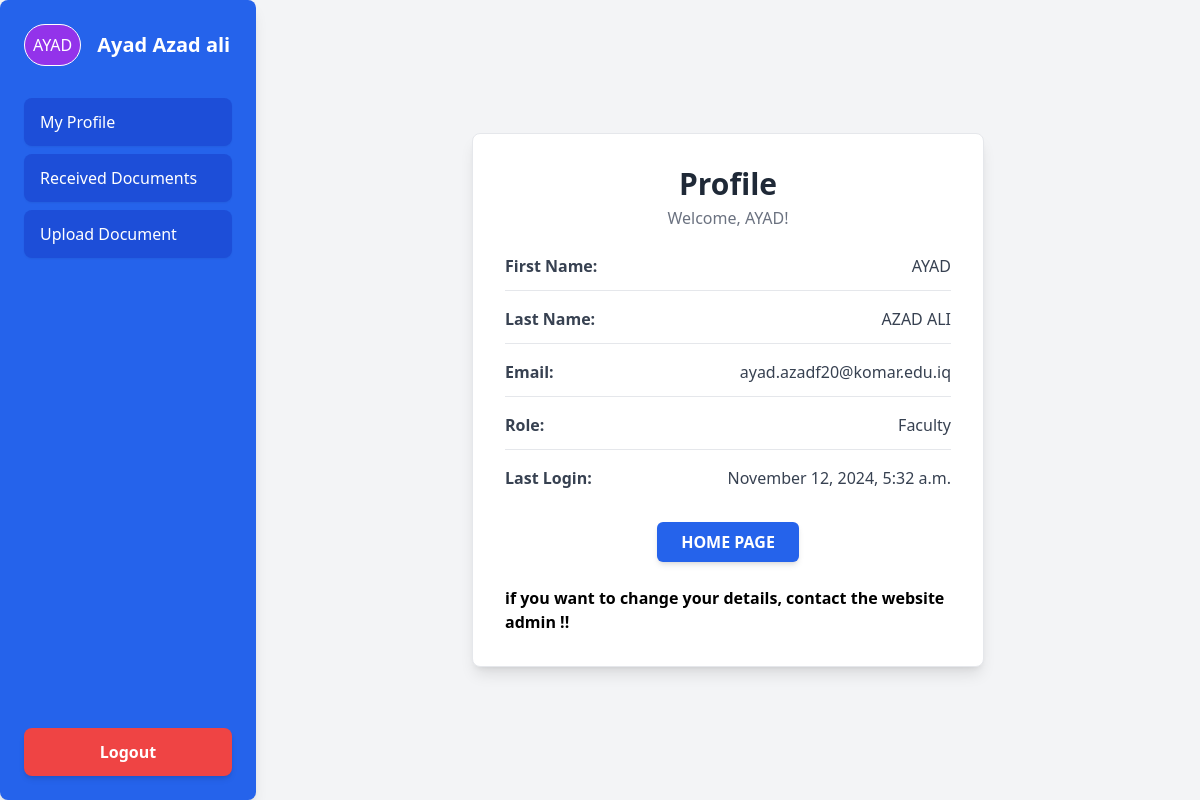
Page /accounts/profile/ (signed in) on the earlier database version.
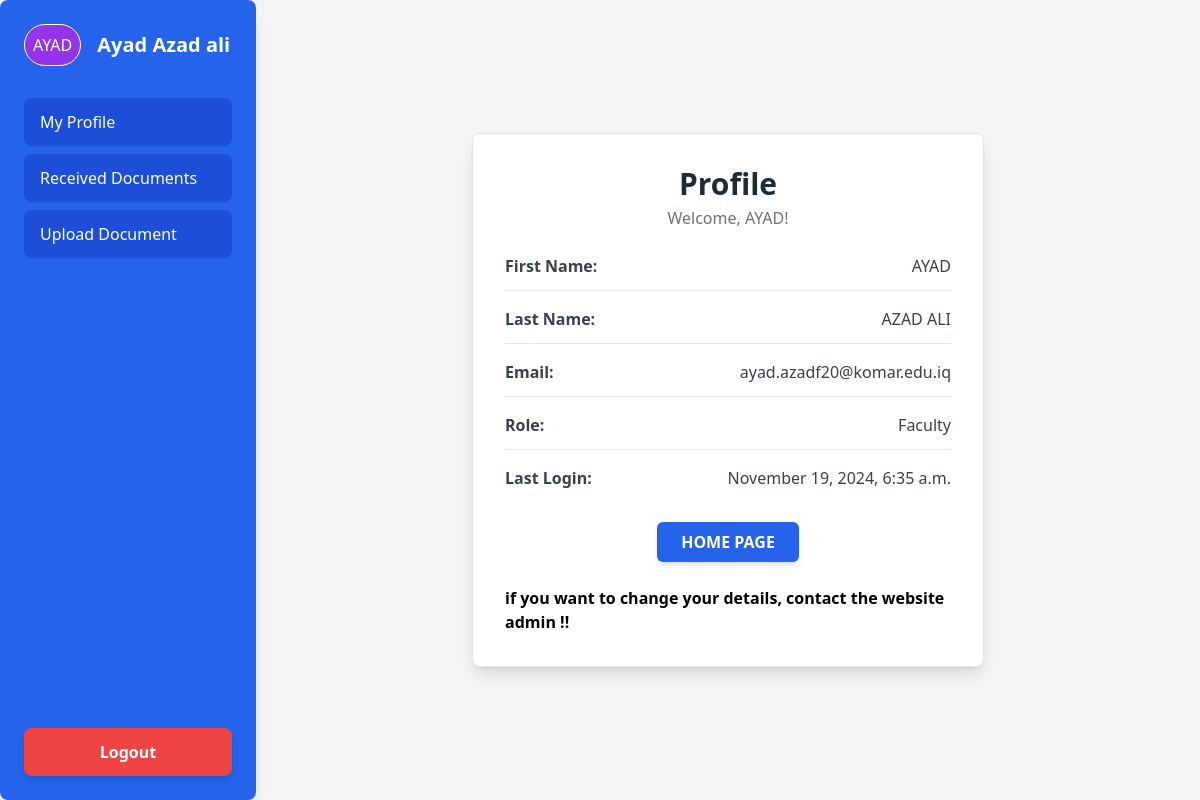
Same page on the later database version.
### accounts/models.py (models this page shows, shortened)
class CustomUser(AbstractBaseUser):
    ROLE_CHOICES = [
        ('faculty', 'Faculty'),
        ('chairperson', 'Chairperson'),
        ('exam_committee', 'Exam Committee'),
        ('quality_assurance', 'Quality Assurance'),
    ]
    email = models.EmailField(unique=True)
    first_name = models.CharField(max_length=50)
    last_name = models.CharField(max_length=50)
    role = models.CharField(max_length=20, choices=ROLE_CHOICES)
    is_active = models.BooleanField(default=True)
    is_admin = models.BooleanField(default=False)
    public_key = models.BinaryField(default=None, null=False)
    objects = CustomUserManager()
    USERNAME_FIELD = 'email'
    REQUIRED_FIELDS = ['username', 'first_name', 'last_name', 'role']

### accounts/views.py (the view)
# urls.py: path('profile/', views.user_information, name='user_profile'),
def user_information(request):
    user_info = CustomUser.objects.get(id=request.user.id)
    return render(request, 'my_profile.html', {'user_info': user_info})

### accounts/templates/my_profile.html
{% include '_base.html' %}
{% block content %}
<div class="flex flex-col md:flex-row bg-gray-100 min-h-screen">
    {% include 'sidebar.html' %}
    <main class="flex-1 p-8 flex flex-col items-center justify-center">
        <div class="bg-white p-8 rounded-lg shadow-lg w-full max-w-lg border border-gray-200">
            <div class="text-center mb-6">
                <h1 class="text-3xl font-bold text-gray-800">Profile</h1>
                <p class="text-gray-500 mt-1">Welcome, {{ request.user.first_name }}!</p>
            </div>
            <div class="space-y-4 text-gray-700">
                <div class="flex items-center justify-between border-b pb-3">
                    <span class="font-semibold">First Name:</span>
                    <span>{{ request.user.first_name }}</span>
                </div>
                <div class="flex items-center justify-between border-b pb-3">
                    <span class="font-semibold">Last Name:</span>
                    <span>{{ request.user.last_name }}</span>
                </div>
                <div class="flex items-center justify-between border-b pb-3">
                    <span class="font-semibold">Email:</span>
                    <span>{{ request.user.email }}</span>
                </div>
                <div class="flex items-center justify-between border-b pb-3">
                    <span class="font-semibold">Role:</span>
                    <span>{{ request.user.role.capitalize }}</span>
                </div>
                <div class="flex items-center justify-between">
                    <span class="font-semibold">Last Login:</span>
                    <span>{{ request.user.last_login|date:"F j, Y, g:i a" }}</span>
                </div>
            </div>
                  <div class="mt-8 text-center">
                <a href="/" class="inline-block px-6 py-2 bg-blue-600 text-white rounded-md font-semibold hover:bg-blue-700 transition duration-300 shadow-md">
                    HOME PAGE
                </a>
            </div>
            <br>
            <p class="text-black font-bold space-y-4">if you want to change your details, contact the website admin !!</p>
        </div>
    </main>
</div>
{% endblock %}

### accounts/templates/sidebar.html (shortened to what this page needs)
{% extends '_base.html' %}
{% block content %}
{% if user.is_authenticated %}
    <aside class="w-64 bg-blue-600 text-white p-6 shadow-lg rounded-lg min-h-screen flex flex-col justify-between">
        <div>
            <div class="flex items-center mb-8">
                <div class="border border-white rounded-full p-2 bg-purple-600">
                <h1>{{ user.first_name }}</h1>
                </div>
                <h2 class="ml-4 text-xl font-semibold">{{ user.first_name.capitalize }} {{ user.last_name.capitalize }}</h2>
            </div>
            <nav class="flex flex-col space-y-2">
                <a href="{% url 'user_profile' %}" class="py-3 px-4 text-white bg-blue-700 rounded-lg hover:bg-blue-800 shadow-sm transition duration-300">
                    My Profile
                </a>
                <a href="{% url 'received_documents' %}" class="py-3 px-4 text-white bg-blue-700 rounded-lg hover:bg-blue-800 shadow-sm transition duration-300">
                    Received Documents
                </a>
                <a href="{% url 'send_document' %}" class="py-3 px-4 text-white bg-blue-700 rounded-lg hover:bg-blue-800 shadow-sm transition duration-300">
                    Upload Document
                </a>
            </nav>
        </div>
        <form method="post" action="{% url 'logout' %}" class="mt-6">
            <button type="submit"
                    class="w-full py-3 px-4 text-white bg-red-500 rounded-lg font-semibold hover:bg-red-600 shadow-md transition duration-300">
                Logout
            </button>
        </form>
    </aside>
{% endif %}
{% endblock %}

Differences in the rows shown:
changed CustomUser "Ayad": user.last_login "November 12, 2024, 5:32 a.m." → "November 19, 2024, 6:35 a.m."
